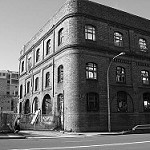
#> input picture src/test/7128.jpg, 150 x 150 px
$ python testSGD.py
#> lines starting #> are read from the running program, lines starting #| are printed output that depends on the picture
import cv2
import numpy as np
import matplotlib.pyplot as plt

# ============================
# 1. Chargement & préparation
# ============================
image_nom = "7128.jpg"

# Lire en niveaux de gris
image_gray = cv2.imread(image_nom, cv2.IMREAD_GRAYSCALE)
#> image_gray is the input picture: shape (150, 150); min 0, max 255, mean 108.1
if image_gray is None:
    raise RuntimeError("Impossible de lire l'image.")

m, n = image_gray.shape
#> m = 150; n = 150
print(f"Image grise : {n}x{m}")
#| Image grise : 150x150

# Normaliser en [0,1]
V_true = image_gray.astype(np.float64) / 255.0

# ============================
# 2. Création du masque M
# ============================
# proportion de pixels à masquer
p_missing = 0.5   # 50% par exemple

rng = np.random.default_rng(42)
M = (rng.random(size=(m, n)) > p_missing).astype(np.float64)
# M = 1 : pixel gardé, M = 0 : pixel effacé

V_obs = M * V_true  # pixels manquants mis à 0 (juste pour affichage)
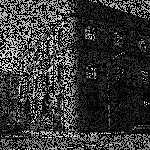
#> V_obs: shape (150, 150) float64; min 0, max 1, mean 0.213

# ============================
# 3. Factorisation par SGD
# ============================

def sgd_factorization(V_true, M, r, lr=0.01, n_epochs=20,
                      samples_per_epoch=None, random_state=0):
    """
    Factorisation V_true ≈ W H par descente de gradient stochastique,
    en utilisant uniquement les pixels où M=1.

    V_true : matrice (m x n), normalisée dans [0,1]
    M      : masque binaire (1 = pixel connu, 0 = manquant)
    r      : rang latent
    lr     : learning rate (taux d'apprentissage)
    n_epochs : nombre d'époques (passes sur les données)
    samples_per_epoch : nombre d'échantillons (pixels) par époque
                        (par défaut : nb de pixels connus)
    """
#> called with r = 20, lr = 0.05, n_epochs = 50, random_state = 42
    m, n = V_true.shape
#> m = 150; n = 150
    rng = np.random.default_rng(random_state)

    # Indices des pixels connus (M=1)
    known_positions = np.argwhere(M == 1.0)  # shape (N_known, 2)
#> known_positions = 11344 pairs, first value 0 to 149, second value 0 to 149
    N_known = known_positions.shape[0]
#> N_known = 11344
    if samples_per_epoch is None:
        samples_per_epoch = N_known  # ~1 "epoch" = une passe
#> samples_per_epoch = 11344

    # Initialisation W, H (positives)
    W = rng.random((m, r)) * 0.1
    H = rng.random((r, n)) * 0.1

    for epoch in range(n_epochs):
        # Tirage aléatoire d'indices dans les pixels connus
        idx = rng.integers(low=0, high=N_known, size=samples_per_epoch)

        for t in idx:
            i, j = known_positions[t]

            # Prédiction pour ce pixel
            v_hat = W[i, :] @ H[:, j]
            e = v_hat - V_true[i, j]  # erreur (WH - V)

            # Gradients (pixel-wise)
            grad_W_i = e * H[:, j]      # taille (r,)
            grad_H_j = e * W[i, :]      # taille (r,)

            # Mises à jour SGD
            W[i, :] -= lr * grad_W_i
            H[:, j] -= lr * grad_H_j

            # Projection non-négative
            W[i, :] = np.maximum(W[i, :], 0.0)
            H[:, j] = np.maximum(H[:, j], 0.0)

        # Suivi : RMSE sur les pixels connus à la fin de l'époque
        V_recon_epoch = W @ H
        E_known = M * (V_true - V_recon_epoch)
        rmse_known = np.linalg.norm(E_known, "fro") / np.sqrt(N_known)
#> this loop made 50 passes
#> rmse_known on passes 1 to 12: 0.222, 0.191, 0.19, 0.189, 0.189, 0.188, 0.185, 0.182, 0.177, 0.169, 0.162, 0.155
#> pass 1, in sgd_factorization, `E_known = M * (V_true - V_recon_epoch)`:
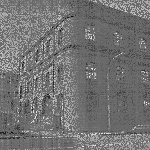
#> E_known: shape (150, 150) float64; min -0.597, max 0.813, mean 0.0418; drawn with min black and max white
#> after the loop:
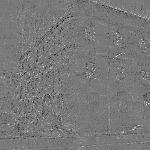
#> E_known: shape (150, 150) float64; min -0.561, max 0.62, mean -0.00209; drawn with min black and max white
#> after the loop:
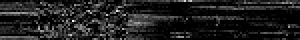
#> H: shape (20, 150) float64 (shown 2 times larger); min 0, max 1.14, mean 0.143; drawn with min black and max white
#> after the loop:
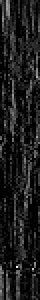
#> W: shape (150, 20) float64 (shown 2 times larger); min 0, max 1.3, mean 0.15; drawn with min black and max white
        #print(f"Époque {epoch+1}/{n_epochs} - RMSE sur connus = {rmse_known:.4f}")

    V_recon = W @ H
    V_recon = np.clip(V_recon, 0.0, 1.0)
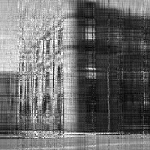
#> V_recon: shape (150, 150) float64; min 0.0252, max 1, mean 0.427
    return V_recon, W, H


# Paramètres SGD
r = 20          # rang latent
lr = 0.05       # learning rate
n_epochs = 50   # nombre de passes

print("Lancement de la factorisation par SGD...")
V_recon, W_sgd, H_sgd = sgd_factorization(
    V_true, M, r=r, lr=lr, n_epochs=n_epochs, samples_per_epoch=None, random_state=42
)

# ============================
# 4. Évaluation & affichage
# ============================

E = V_true - V_recon
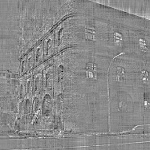
#> E: shape (150, 150) float64; min -0.937, max 0.788, mean -0.00354; drawn with min black and max white

N_total   = m * n
#> N_total = 22500
N_known   = M.sum()
#> N_known = 11344
N_missing = (1.0 - M).sum()
#> N_missing = 11156

err_full = np.linalg.norm(V_true - V_recon, "fro")
#> err_full = 17.52
rmse_global  = np.linalg.norm(E, "fro") / np.sqrt(N_total)
#> rmse_global = 0.117
rmse_known   = np.linalg.norm(M * E, "fro") / np.sqrt(N_known)
#> rmse_known = 0.0877
rmse_missing = np.linalg.norm((1.0 - M) * E, "fro") / np.sqrt(N_missing)
#> rmse_missing = 0.14

print(f"Erreur Frobenius globale   : {err_full:.4f}")
#| Erreur Frobenius globale   : 17.5154
print(f"RMSE sur pixels manquants   : {rmse_missing:.4f}")
#| RMSE sur pixels manquants   : 0.1403
print(f"RMSE sur pixels connus   : {rmse_known:.4f}")
#| RMSE sur pixels connus   : 0.0877
print(f"RMSE globale    : {rmse_global:.4f}")
#| RMSE globale    : 0.1168

plt.figure(figsize=(12, 4))

plt.subplot(1, 3, 1)
plt.imshow(V_true, cmap="gray")
plt.title("Image originale")
plt.axis("off")

plt.subplot(1, 3, 2)
plt.imshow(V_obs, cmap="gray")
plt.title("Image avec pixels masqués")
plt.axis("off")

plt.subplot(1, 3, 3)
plt.imshow(V_recon, cmap="gray")
plt.title(f"Reconstruction SGD (r = {r})")
plt.axis("off")

plt.tight_layout()
plt.show()
